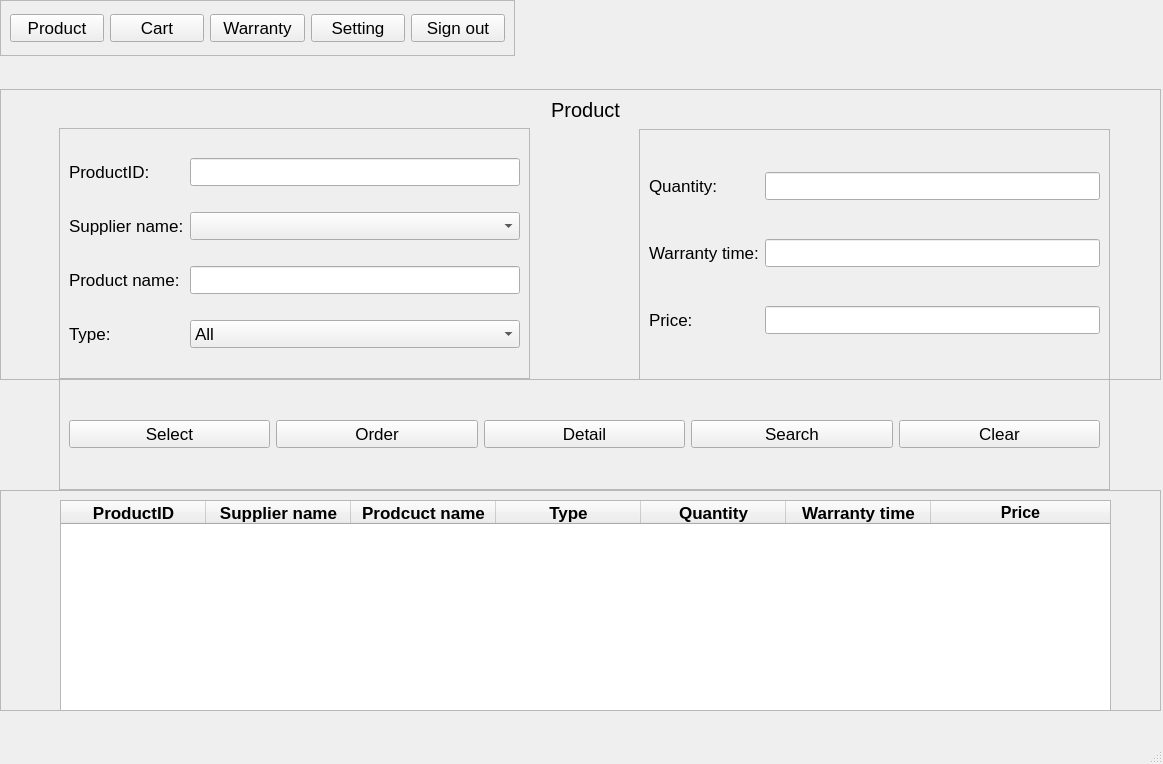
<?xml version="1.0" encoding="UTF-8"?>
<ui version="4.0">
 <class>ProductUser</class>
 <widget class="QMainWindow" name="ProductUser">
  <property name="geometry">
   <rect>
    <x>0</x>
    <y>0</y>
    <width>1163</width>
    <height>764</height>
   </rect>
  </property>
  <property name="font">
   <font>
    <pointsize>13</pointsize>
   </font>
  </property>
  <property name="windowTitle">
   <string>MainWindow</string>
  </property>
  <widget class="QWidget" name="centralwidget">
   <widget class="QFrame" name="frame">
    <property name="geometry">
     <rect>
      <x>0</x>
      <y>490</y>
      <width>1161</width>
      <height>221</height>
     </rect>
    </property>
    <property name="frameShape">
     <enum>QFrame::StyledPanel</enum>
    </property>
    <property name="frameShadow">
     <enum>QFrame::Raised</enum>
    </property>
    <widget class="QTableWidget" name="table">
     <property name="geometry">
      <rect>
       <x>60</x>
       <y>10</y>
       <width>1051</width>
       <height>211</height>
      </rect>
     </property>
     <property name="focusPolicy">
      <enum>Qt::NoFocus</enum>
     </property>
     <property name="showGrid">
      <bool>false</bool>
     </property>
     <attribute name="horizontalHeaderMinimumSectionSize">
      <number>50</number>
     </attribute>
     <attribute name="horizontalHeaderDefaultSectionSize">
      <number>145</number>
     </attribute>
     <attribute name="horizontalHeaderStretchLastSection">
      <bool>true</bool>
     </attribute>
     <attribute name="verticalHeaderVisible">
      <bool>false</bool>
     </attribute>
     <attribute name="verticalHeaderDefaultSectionSize">
      <number>35</number>
     </attribute>
     <column>
      <property name="text">
       <string>ProductID</string>
      </property>
      <property name="font">
       <font>
        <weight>75</weight>
        <bold>true</bold>
       </font>
      </property>
      <property name="textAlignment">
       <set>AlignCenter</set>
      </property>
     </column>
     <column>
      <property name="text">
       <string>Supplier name</string>
      </property>
      <property name="font">
       <font>
        <weight>75</weight>
        <bold>true</bold>
       </font>
      </property>
      <property name="textAlignment">
       <set>AlignCenter</set>
      </property>
     </column>
     <column>
      <property name="text">
       <string>Prodcuct name</string>
      </property>
      <property name="font">
       <font>
        <weight>75</weight>
        <bold>true</bold>
       </font>
      </property>
      <property name="textAlignment">
       <set>AlignCenter</set>
      </property>
     </column>
     <column>
      <property name="text">
       <string>Type</string>
      </property>
      <property name="font">
       <font>
        <weight>75</weight>
        <bold>true</bold>
       </font>
      </property>
      <property name="textAlignment">
       <set>AlignCenter</set>
      </property>
     </column>
     <column>
      <property name="text">
       <string>Quantity</string>
      </property>
      <property name="font">
       <font>
        <weight>75</weight>
        <bold>true</bold>
       </font>
      </property>
      <property name="textAlignment">
       <set>AlignCenter</set>
      </property>
     </column>
     <column>
      <property name="text">
       <string>Warranty time</string>
      </property>
      <property name="font">
       <font>
        <weight>75</weight>
        <bold>true</bold>
       </font>
      </property>
      <property name="textAlignment">
       <set>AlignCenter</set>
      </property>
     </column>
     <column>
      <property name="text">
       <string>Price</string>
      </property>
      <property name="font">
       <font>
        <pointsize>12</pointsize>
        <weight>75</weight>
        <bold>true</bold>
       </font>
      </property>
      <property name="textAlignment">
       <set>AlignCenter</set>
      </property>
     </column>
    </widget>
   </widget>
   <widget class="QFrame" name="frame_2">
    <property name="geometry">
     <rect>
      <x>0</x>
      <y>89</y>
      <width>1161</width>
      <height>291</height>
     </rect>
    </property>
    <property name="frameShape">
     <enum>QFrame::StyledPanel</enum>
    </property>
    <property name="frameShadow">
     <enum>QFrame::Raised</enum>
    </property>
    <widget class="QFrame" name="frame_5">
     <property name="geometry">
      <rect>
       <x>59</x>
       <y>39</y>
       <width>471</width>
       <height>251</height>
      </rect>
     </property>
     <property name="frameShape">
      <enum>QFrame::StyledPanel</enum>
     </property>
     <property name="frameShadow">
      <enum>QFrame::Raised</enum>
     </property>
     <layout class="QGridLayout" name="gridLayout">
      <item row="2" column="0">
       <widget class="QLabel" name="label_3">
        <property name="text">
         <string>Product name:</string>
        </property>
       </widget>
      </item>
      <item row="3" column="0">
       <widget class="QLabel" name="label_4">
        <property name="text">
         <string>Type:</string>
        </property>
       </widget>
      </item>
      <item row="0" column="1">
       <widget class="QLineEdit" name="productID"/>
      </item>
      <item row="0" column="0">
       <widget class="QLabel" name="label_2">
        <property name="text">
         <string>ProductID:</string>
        </property>
       </widget>
      </item>
      <item row="3" column="1">
       <widget class="QComboBox" name="type">
        <item>
         <property name="text">
          <string>All</string>
         </property>
        </item>
        <item>
         <property name="text">
          <string>Laptop</string>
         </property>
        </item>
        <item>
         <property name="text">
          <string>RAM</string>
         </property>
        </item>
        <item>
         <property name="text">
          <string>ROM</string>
         </property>
        </item>
        <item>
         <property name="text">
          <string>CPU</string>
         </property>
        </item>
        <item>
         <property name="text">
          <string>VGA</string>
         </property>
        </item>
        <item>
         <property name="text">
          <string>Keyboard</string>
         </property>
        </item>
        <item>
         <property name="text">
          <string>Screen</string>
         </property>
        </item>
       </widget>
      </item>
      <item row="2" column="1">
       <widget class="QLineEdit" name="productName"/>
      </item>
      <item row="1" column="0">
       <widget class="QLabel" name="label_8">
        <property name="text">
         <string>Supplier name:</string>
        </property>
       </widget>
      </item>
      <item row="1" column="1">
       <widget class="QComboBox" name="supplierName"/>
      </item>
     </layout>
    </widget>
    <widget class="QFrame" name="frame_6">
     <property name="geometry">
      <rect>
       <x>639</x>
       <y>40</y>
       <width>471</width>
       <height>251</height>
      </rect>
     </property>
     <property name="frameShape">
      <enum>QFrame::StyledPanel</enum>
     </property>
     <property name="frameShadow">
      <enum>QFrame::Raised</enum>
     </property>
     <layout class="QGridLayout" name="gridLayout_2">
      <item row="2" column="0">
       <widget class="QLabel" name="label_6">
        <property name="text">
         <string>Price:</string>
        </property>
       </widget>
      </item>
      <item row="0" column="0">
       <widget class="QLabel" name="label_5">
        <property name="text">
         <string>Quantity:</string>
        </property>
       </widget>
      </item>
      <item row="0" column="1">
       <widget class="QLineEdit" name="quantity"/>
      </item>
      <item row="1" column="0">
       <widget class="QLabel" name="label_7">
        <property name="text">
         <string>Warranty time:</string>
        </property>
       </widget>
      </item>
      <item row="1" column="1">
       <widget class="QLineEdit" name="warrantyTime"/>
      </item>
      <item row="2" column="1">
       <widget class="QLineEdit" name="price"/>
      </item>
     </layout>
    </widget>
    <widget class="QLabel" name="label">
     <property name="geometry">
      <rect>
       <x>60</x>
       <y>0</y>
       <width>1051</width>
       <height>41</height>
      </rect>
     </property>
     <property name="font">
      <font>
       <pointsize>15</pointsize>
      </font>
     </property>
     <property name="text">
      <string>Product</string>
     </property>
     <property name="alignment">
      <set>Qt::AlignCenter</set>
     </property>
    </widget>
   </widget>
   <widget class="QFrame" name="frame_3">
    <property name="geometry">
     <rect>
      <x>0</x>
      <y>0</y>
      <width>515</width>
      <height>56</height>
     </rect>
    </property>
    <property name="layoutDirection">
     <enum>Qt::LeftToRight</enum>
    </property>
    <property name="frameShape">
     <enum>QFrame::StyledPanel</enum>
    </property>
    <property name="frameShadow">
     <enum>QFrame::Raised</enum>
    </property>
    <layout class="QHBoxLayout" name="horizontalLayout">
     <item>
      <widget class="QPushButton" name="product">
       <property name="text">
        <string>Product</string>
       </property>
      </widget>
     </item>
     <item>
      <widget class="QPushButton" name="cart">
       <property name="text">
        <string>Cart</string>
       </property>
      </widget>
     </item>
     <item>
      <widget class="QPushButton" name="warranty">
       <property name="text">
        <string>Warranty</string>
       </property>
      </widget>
     </item>
     <item>
      <widget class="QPushButton" name="setting">
       <property name="text">
        <string>Setting</string>
       </property>
      </widget>
     </item>
     <item>
      <widget class="QPushButton" name="signOut">
       <property name="text">
        <string>Sign out</string>
       </property>
      </widget>
     </item>
    </layout>
   </widget>
   <widget class="QFrame" name="frame_4">
    <property name="geometry">
     <rect>
      <x>59</x>
      <y>379</y>
      <width>1051</width>
      <height>111</height>
     </rect>
    </property>
    <property name="frameShape">
     <enum>QFrame::StyledPanel</enum>
    </property>
    <property name="frameShadow">
     <enum>QFrame::Raised</enum>
    </property>
    <layout class="QHBoxLayout" name="horizontalLayout_2">
     <item>
      <widget class="QPushButton" name="select">
       <property name="text">
        <string>Select</string>
       </property>
      </widget>
     </item>
     <item>
      <widget class="QPushButton" name="order">
       <property name="text">
        <string>Order</string>
       </property>
      </widget>
     </item>
     <item>
      <widget class="QPushButton" name="detail">
       <property name="text">
        <string>Detail</string>
       </property>
      </widget>
     </item>
     <item>
      <widget class="QPushButton" name="search">
       <property name="text">
        <string>Search</string>
       </property>
      </widget>
     </item>
     <item>
      <widget class="QPushButton" name="clear">
       <property name="text">
        <string>Clear</string>
       </property>
      </widget>
     </item>
    </layout>
   </widget>
  </widget>
  <widget class="QMenuBar" name="menubar">
   <property name="geometry">
    <rect>
     <x>0</x>
     <y>0</y>
     <width>1163</width>
     <height>26</height>
    </rect>
   </property>
  </widget>
  <widget class="QStatusBar" name="statusbar"/>
 </widget>
 <resources/>
 <connections/>
</ui>
